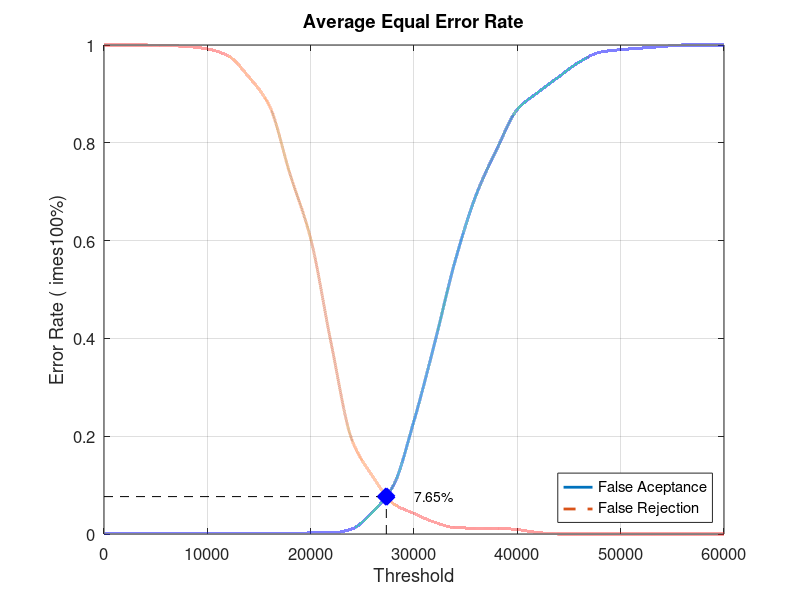
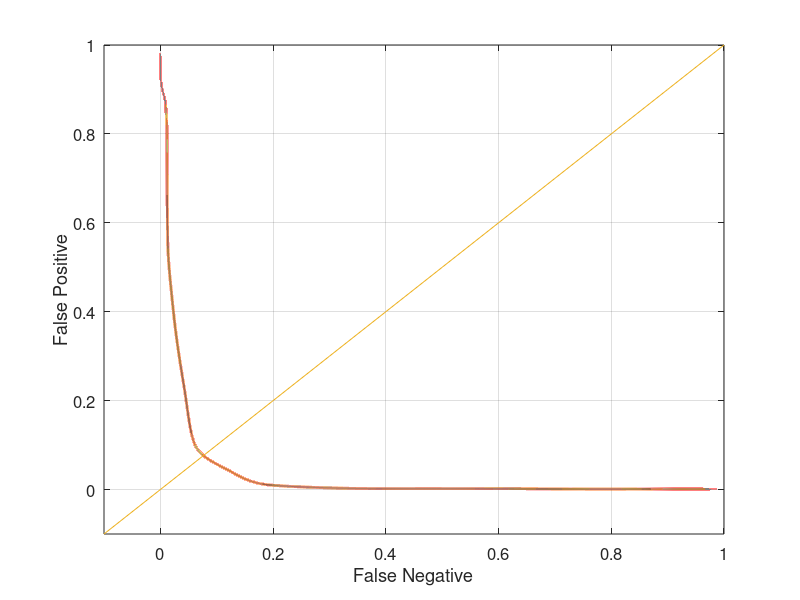

Reproduce these figures in MATLAB, in order.
close all;
clear;
clc;
x = 0:2000:60000;
xq = 0:0.5:60000;

y0 = [0 0.00105263 0.00105263 0.00105263 0.00105263 0.00105263 0.00105263 0.00105263 0.00105263 0.00105263 0.00210526 0.00210526 0.0105263 0.0452632 0.0989474 0.231579 0.390526 0.56 0.692632 0.786316 0.868421 0.903158 0.934737 0.965263 0.985263 0.990526 0.993684 0.996842 1 1 1]
yy0 = interp1(x, y0, xq, 'pchip');
y1 = [1 1 1 0.999 0.997 0.992 0.978 0.935 0.876 0.736 0.604 0.388 0.192 0.118 0.062 0.042 0.024 0.013 0.012 0.012 0.009 0.003 0 0 0 0 0 0 0 0 0]
yy1 = interp1(x, y1, xq, 'pchip');

% Calculating EER: 
y2 = abs(y0 - y1);
find(y2 == min(y2))
yy2 = abs(yy0 - yy1);
xEER = find(yy2 == min(yy2));
xEERIndex = xq(xEER) % X-axis EER
yEER = yy0(xEER) % Y-axis EER

main = figure
plot(xq, yy0,'-','LineWidth', 2);	hold on
plot(xq, yy1,'--','LineWidth', 2);	hold on
plot([xEERIndex xEERIndex], [0 yEER], 'k--');	hold on
plot([0 xEERIndex], [yEER yEER], 'k--');	hold on
plot(xEERIndex, yEER, 'bx', 'LineWidth', 10);	hold on
text(xEERIndex + 10 * xEERIndex / 100, yEER, [num2str(round((10000 * yEER)) / 100) '%'])
legend('False Aceptance', 'False Rejection', 'Location', 'SouthEast')
xlabel('Threshold')
ylabel('Error Rate (	imes100%)')
title('Average Equal Error Rate')
set(gca, 'FontSize', 12)
axis([0 60000 0 1])
grid on

print(main, 'Database4AverageMain', '-dpng');
FNRxFPR = figure('Color', [1 1 1]);
plot(yy1, yy0, '-', yy1, yy0, 'LineWidth', 2);
hold on
y = -0.1:0.1:1
plot(y, y); 
set(gca, 'FontSize', 12)
xlabel('False Negative')
ylabel('False Positive')
axis([-0.1 1 -0.1 1])
set(gca, 'FontSize', 12)
grid on

print(FNRxFPR, 'Database4AverageFNRxFPR','-dpng');
